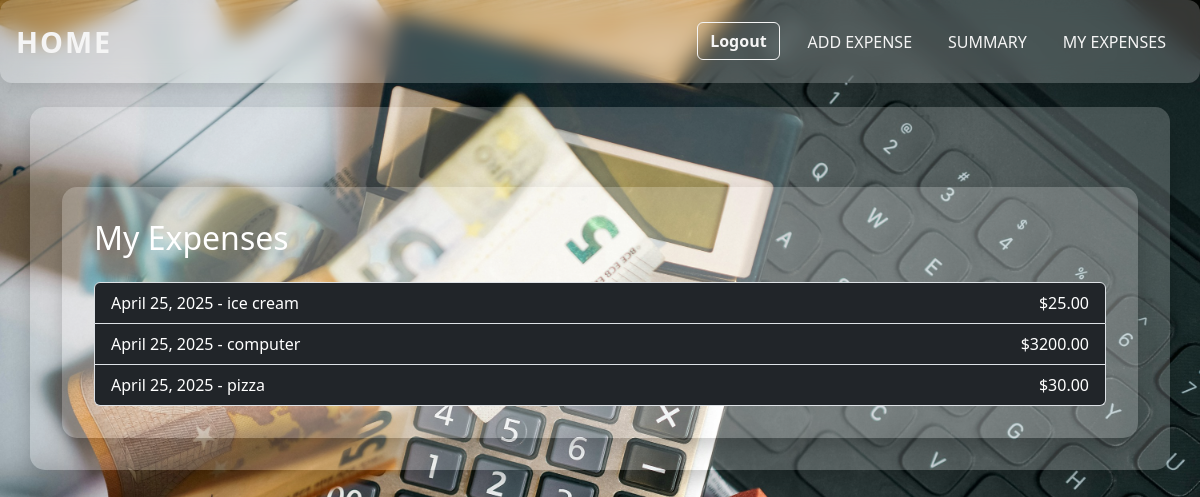
/expenses/my/ (signed in), run on an earlier commit of the app's database.
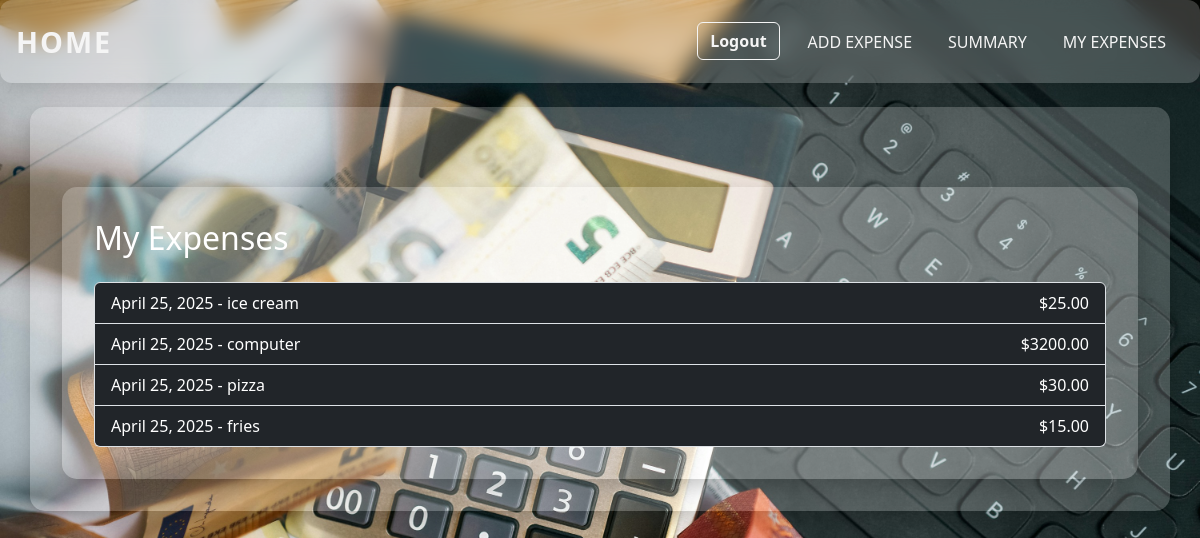
And on a later commit of the database.
### expenses/models.py (models this page shows, shortened)
class Expense(models.Model):
    user = models.ForeignKey(User, on_delete=models.CASCADE)
    category = models.CharField(max_length=100)
    amount = models.FloatField()
    date = models.DateField(auto_now_add=True)

### expenses/views.py (the view)
# urls.py: path('my/', views.my_expenses, name='my_expenses'),
@login_required
def my_expenses(request):
    expenses = Expense.objects.filter(user=request.user).order_by('-date')
    return render(request, 'my_expenses.html', {'expenses': expenses})

### expenses/templates/my_expenses.html (shortened to what this page needs)
{% extends 'base.html' %}
{% block content %}
<div class="container mt-5 text-white">
    <h2 class="mb-4">My Expenses</h2>
    {% if expenses %}
        <ul class="list-group">
            {% for exp in expenses %}
            <li class="list-group-item d-flex justify-content-between align-items-center bg-dark text-white">
                <span>{{ exp.date }} - {{ exp.category }}</span>
                <span>${{ exp.amount|floatformat:2 }}</span>
            </li>
            {% endfor %}
        </ul>
    {% else %}
        <p>No expenses added yet.</p>
    {% endif %}
</div>
{% endblock %}

### expenses/templates/base.html (shortened to what this page needs)
<!DOCTYPE html>
{% load static %}
<html lang="en">
<head>
    <link rel="stylesheet" href="https://cdn.jsdelivr.net/npm/bootstrap@5.3.3/dist/css/bootstrap.min.css">
</head>
<body class="{% block body_class %}{% endblock %}">
    <nav class="navbar navbar-expand-lg navbar-dark custom-navbar px-3">
        <a class="navbar-brand" href="{% url 'home' %}">Home</a>
        <div class="collapse navbar-collapse">
            <ul class="navbar-nav ms-auto">
                {% if user.is_authenticated %}
                    <li class="nav-item">
                        <form method="post" action="{% url 'logout' %}">
                            <button type="submit" class="btn btn-outline-light">Logout</button>
                        </form>
                    </li>
                    <li class="nav-item">
                        <a class="nav-link" href="{% url 'add_expense' %}">Add Expense</a>
                    </li>
                    <li class="nav-item">
                        <a class="nav-link" href="{% url 'summary' %}">Summary</a>
                    </li>
                    <li class="nav-item">
                        <a class="nav-link" href="{% url 'my_expenses' %}">My Expenses</a>
                    </li>
                {% endif %}
            </ul>
        </div>
    </nav>
    <div class="container mt-4">
        {% block content %}
        {% endblock %}
    </div>
</body>
</html>

What changed in the data, as far as the page shows it:
added Expense: date "April 25, 2025", category "fries", amount "15.00"
